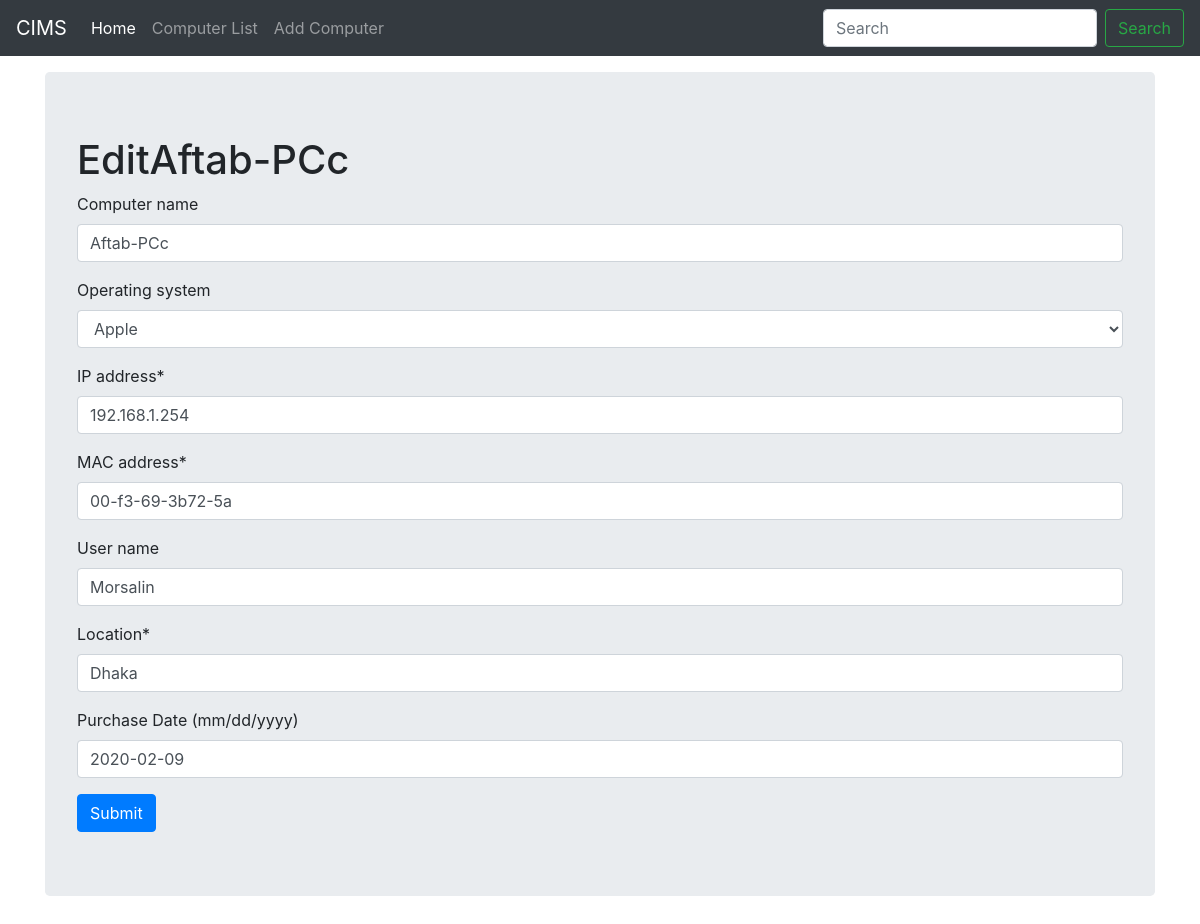
Page /computer_edit/4/ on the committed database.
### djangoapp/models.py (models this page shows, shortened)
class Computer(models.Model):
    computer_name = models.CharField(max_length=30, blank = True)
    operating_system = models.ForeignKey(Operating_system,max_length = 30, blank = True, null = True, on_delete = models.SET_NULL)
    IP_address = models.CharField(max_length=30)
    MAC_address = models.CharField(max_length=30)
    user_name = models.CharField(max_length=30, blank = True)
    location = models.CharField(max_length=30)
    purchase_date = models.DateField("Purchase Date (mm/dd/yyyy)",auto_now_add = False, auto_now = False, blank=True, null = True)
    timestamp = models.DateField(default=timezone.now, blank = True)
    export_to_CSV = models.BooleanField(default=False)

class Operating_system(models.Model):
    operating_system = models.CharField(max_length=30, blank=True)
    def __str__(self):
        return self.operating_system

### djangoapp/views.py (the view)
# urls.py: path('computer_edit/<str:pk>/', views.computer_edit, name = 'computer_edit'),
def computer_edit(request, pk):
    instance = Computer.objects.get(id=pk)
    form = ComputerForm(instance = instance)
    if request.method == 'POST':
        form = ComputerForm(request.POST, instance = instance)
        if form.is_valid():
            form.save()
            messages.success(request, 'Successfully Saved')
            return redirect('computer_list')
    context = {
        "title": 'Edit' + str(instance.computer_name),
        "instance": instance,
        "form": form
    }
    return render(request, 'task/computer_entry.html', context)

### djangoapp/forms.py (shortened to what this page needs)
class ComputerForm(forms.ModelForm):
    class Meta:
        model = Computer
        fields = ['computer_name', 'operating_system', 'IP_address', 'MAC_address', 'user_name', 'location', 'purchase_date']

### djangoapp/templates/task/computer_entry.html (shortened to what this page needs)
{% load static %}
{% load crispy_forms_tags %}
<!doctype html>
<html lang="en">
  <head>
<link href="{% static 'css/bootstrap.min.css' %}" rel="stylesheet">
    <link href="{% static 'css/navbar-top-fixed.css' %}" rel="stylesheet">
    <link href="{% static 'css/stylesheet.css' %}" rel="stylesheet">
    <link href="{% static 'js/jquery-ui-1.12.1/jquery-ui.min.css' %}" rel="stylesheet">
    <link href="{% static 'js/jquery-ui-1.12.1/jquery-ui.structure.min.css' %}" rel="stylesheet">
    <link href="{% static 'js/jquery-ui-1.12.1/jquery-ui.theme.min.css' %}" rel="stylesheet">
  </head>
  <body>{% include 'task/navbar.html' %}
<main role="main" class="container">
  <div class="jumbotron">
            <h1>{{ title }}</h1>
                <form method="POST" action="">
                    {{form|crispy}}
                    <input class="btn btn-primary" type="submit" value="Submit" >
                </form>
      </div>
</main>
    </body>
</html>

### djangoapp/static/css/navbar-top-fixed.css (style rules this page uses)
body { min-height: 75rem; padding-top: 4.5rem; }

### djangoapp/static/css/stylesheet.css (style rules this page uses)
body { background-color: rgb(255, 255, 255) }

### rows in the picture
Computer: computer_name "Aftab-PCc", IP_address "192.168.1.254", MAC_address "00-f3-69-3b72-5a", user_name "Morsalin", location "Dhaka", purchase_date "2020-02-09"
Operating_system: operating_system "Apple"

### other values in the picture
{{ title }} "EditAftab-PCc"
